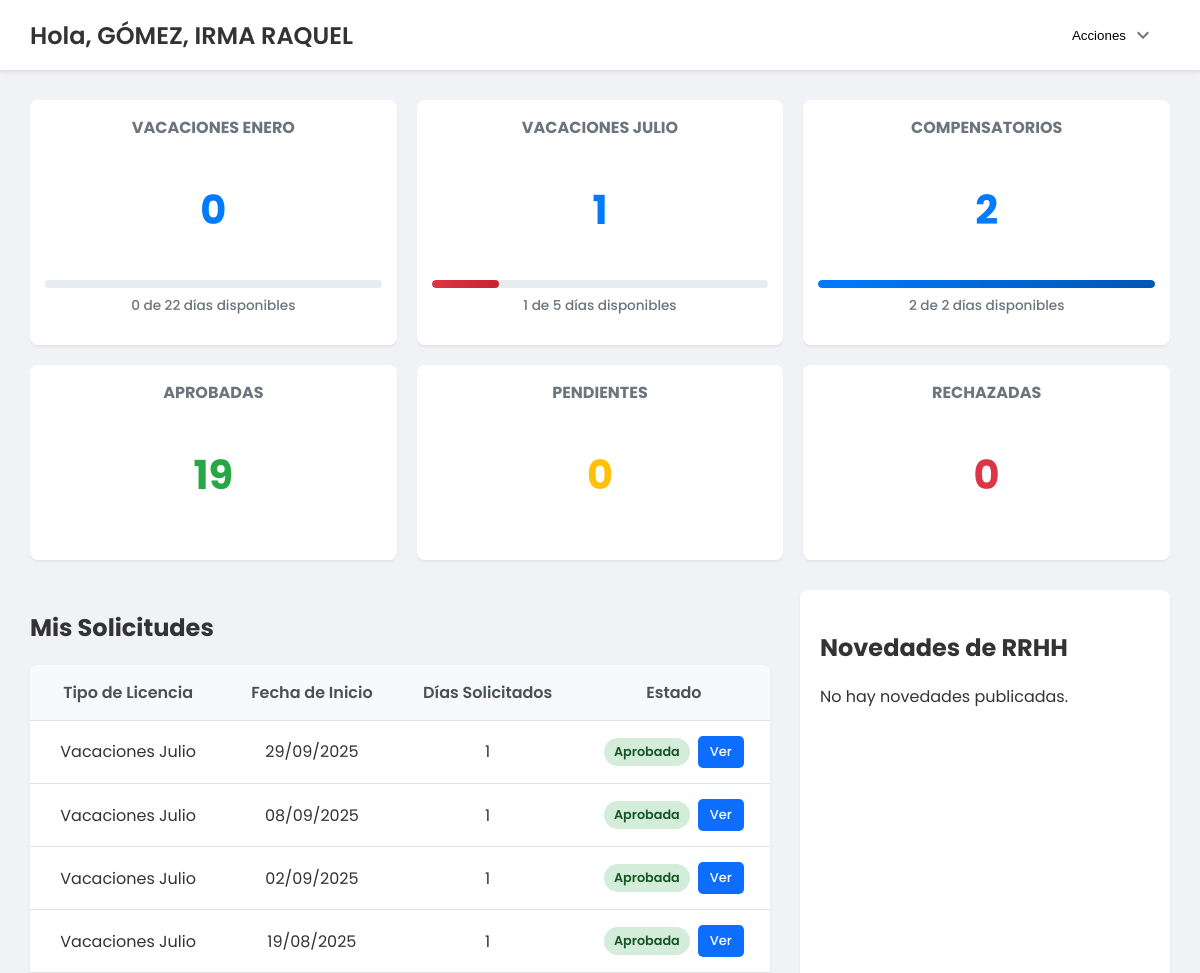
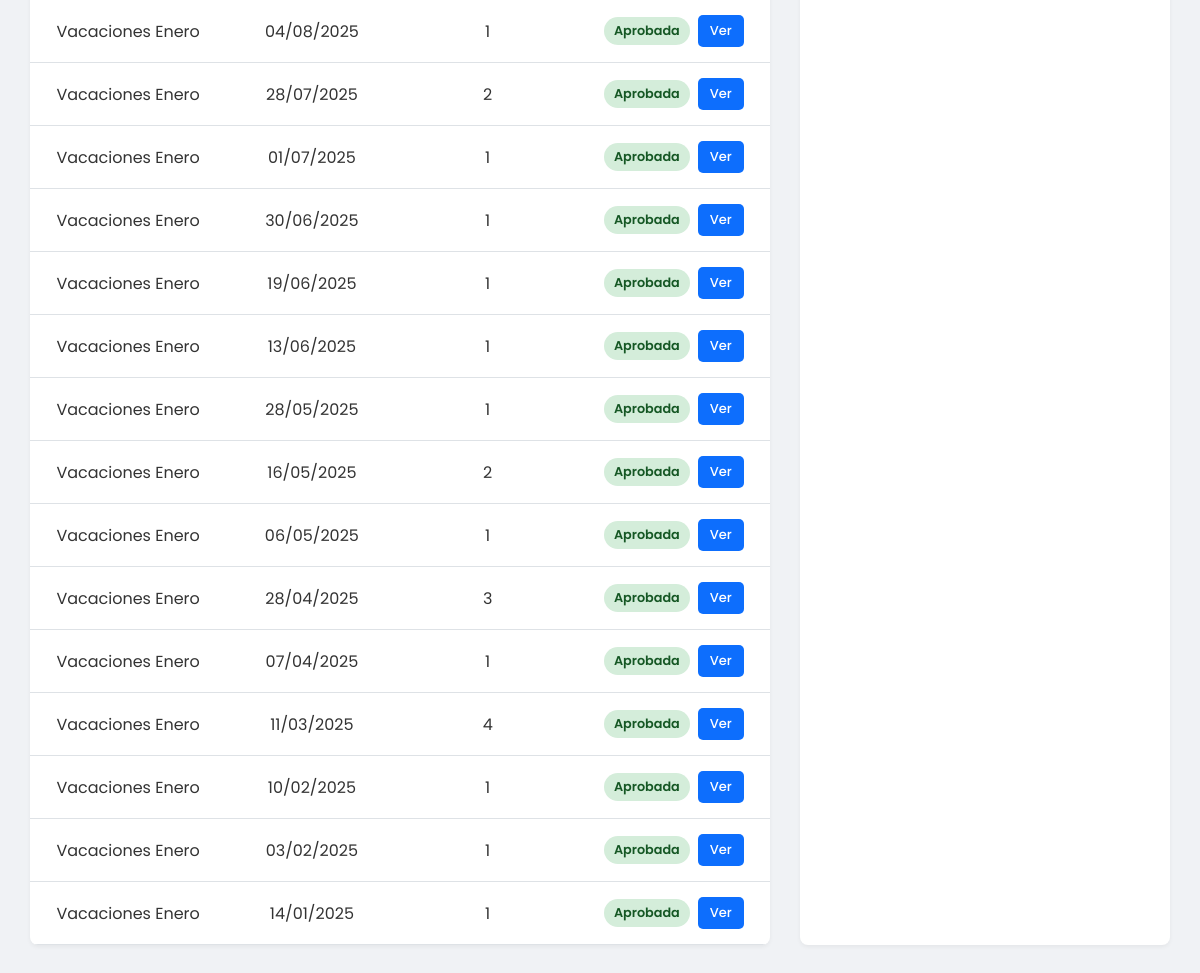
Screenshot of /dashboard (signed in) with the database file from the repository (2 pictures, top to bottom).
### app.py (models this page shows, shortened)
class Agente(db.Model):
    id = db.Column(db.Integer, primary_key=True)
    usuario = db.Column(db.String(80), unique=True, nullable=False)
    clave_hash = db.Column(db.String(120), nullable=False)
    nombre_completo = db.Column(db.String(200), nullable=False)
    es_admin = db.Column(db.Boolean, default=False, nullable=False)
    esta_activo = db.Column(db.Boolean, default=True, nullable=False)
    dias_enero = db.Column(db.Integer, default=22)
    dias_julio = db.Column(db.Integer, default=5)
    dias_compensatorios_usados = db.Column(db.Integer, default=0)
    dias_compensatorios_inicial = db.Column(db.Integer, default=0)
    solicitudes = db.relationship('Solicitud', backref='agente', lazy=True, cascade="all, delete-orphan")
    @property
    def dias_compensatorios_restantes(self):
        return self.dias_compensatorios_inicial - self.dias_compensatorios_usados

class Solicitud(db.Model):
    id = db.Column(db.Integer, primary_key=True)
    tipo_licencia = db.Column(db.String(50), nullable=False)
    fecha_inicio = db.Column(db.Date, nullable=False)
    dias_solicitados = db.Column(db.Integer, nullable=False)
    estado = db.Column(db.String(20), nullable=False, default='Pendiente')
    comentario_agente = db.Column(db.Text, nullable=True)
    id_agente = db.Column(db.Integer, db.ForeignKey('agente.id', ondelete='CASCADE'), nullable=False)
    comentario_admin = db.Column(db.Text, nullable=True)

### app.py (the view)
@app.route('/dashboard')
def dashboard():
    if 'id_agente' not in session:
        flash('Por favor, inicia sesión para acceder a esta página.', 'warning')
        return redirect(url_for('login'))
    id_del_agente = session['id_agente']
    agente_actual = Agente.query.get(id_del_agente)
    if not agente_actual:
        return redirect(url_for('logout'))
    lista_solicitudes = Solicitud.query.filter_by(id_agente=id_del_agente).order_by(Solicitud.fecha_inicio.desc()).all()
    conteos = {
        'aprobadas': sum(1 for sol in lista_solicitudes if sol.estado == 'Aprobada'),
        'pendientes': sum(1 for sol in lista_solicitudes if sol.estado == 'Pendiente'),
        'rechazadas': sum(1 for sol in lista_solicitudes if sol.estado == 'Rechazada')
    }
    lista_novedades = Novedad.query.order_by(Novedad.fecha_publicacion.desc()).all()
    return render_template('dashboard.html',
                            agente=agente_actual,
                            solicitudes=lista_solicitudes,
                            conteos=conteos,
                            novedades=lista_novedades)

### templates/dashboard.html (shortened to what this page needs)
{% extends "base.html" %}
{% block content %}
    <header>
        <h1>Hola, {{ agente.nombre_completo }}</h1>
        <div>
            <div class="dropdown-container">
                <button id="userMenuBtn" class="header-btn user-menu-btn">
                    <span>Acciones</span>
                    <svg class="chevron-icon" style="transform: rotate(0deg);" xmlns="http://www.w3.org/2000/svg" viewBox="0 0 24 24" fill="currentColor"><path d="M7.41 8.59L12 13.17l4.59-4.58L18 10l-6 6-6-6 1.41-1.41z"/></svg>
                </button>
            </div>
        </div>
    </header>
    <main class="main-content">
<div class="summary-panels">
    <div class="panel">
        <h3>VACACIONES ENERO</h3>
        <p class="count">{{ agente.dias_enero }}</p>
        {% set total_enero = 22 %}
        {% set porcentaje_enero = (agente.dias_enero / total_enero * 100)|int %}
        <div class="progress-container">
        </div>
        <p class="progress-label">{{ agente.dias_enero }} de {{ total_enero }} días disponibles</p>
    </div>
    <div class="panel">
        <h3>VACACIONES JULIO</h3>
        <p class="count">{{ agente.dias_julio }}</p>
        {% set total_julio = 5 %}
        {% set porcentaje_julio = (agente.dias_julio / total_julio * 100)|int %}
        <div class="progress-container">
            <div class="progress-bar
                {% if porcentaje_julio < 25 %}danger
                {% elif porcentaje_julio < 50 %}warning
                {% else %}success
                {% endif %}"
                style="--progress: {{ [porcentaje_julio, 100]|min }}%;">
            </div>
        </div>
        <p class="progress-label">{{ agente.dias_julio }} de {{ total_julio }} días disponibles</p>
    </div>
<div class="panel">
        <h3>COMPENSATORIOS</h3>
        <p class="count">{{ agente.dias_compensatorios_restantes }}</p>
        {% set total_comp = agente.dias_compensatorios_inicial %}
        {% if total_comp > 0 %}
            {% set porcentaje_comp = (agente.dias_compensatorios_restantes / total_comp * 100)|int %}
        {% else %}
            {% set porcentaje_comp = 0 %}
        {% endif %}
        <div class="progress-container">
            <div class="progress-bar
                {% if porcentaje_comp < 25 %}danger
                {% elif porcentaje_comp < 50 %}warning
                {% else %}success
                {% endif %}"
                style="--progress: {{ [porcentaje_comp, 100]|min }}%;">
            </div>
        </div>
        <p class="progress-label">{{ agente.dias_compensatorios_restantes }} de {{ total_comp }} días disponibles</p>
    </div>
</div>
        <div class="summary-panels" style="margin-top: 20px;">
            <div class="panel approved"><h3>APROBADAS</h3><p class="count">{{ conteos.aprobadas }}</p></div>
            <div class="panel pending"><h3>PENDIENTES</h3><p class="count">{{ conteos.pendientes }}</p></div>
            <div class="panel rejected"><h3>RECHAZADAS</h3><p class="count">{{ conteos.rechazadas }}</p></div>
        </div>
        <div class="dashboard-layout">
            <div class="solicitudes-section">
                <h2>Mis Solicitudes</h2>
                <table class="requests-table">
                    <thead>
                        <tr>
                            <th>Tipo de Licencia</th>
                            <th>Fecha de Inicio</th>
                            <th>Días Solicitados</th>
                            <th>Estado</th>
                        </tr>
                    </thead>
                    <tbody>
                        {% for solicitud in solicitudes %}
                        <tr>
                            <td data-label="Tipo de Licencia">{{ solicitud.tipo_licencia }}</td>
                            <td data-label="Fecha de Inicio">{{ solicitud.fecha_inicio.strftime('%d/%m/%Y') }}</td>
                            <td data-label="Días Solicitados">{{ solicitud.dias_solicitados }}</td>
                            <td data-label="Estado" class="actions-cell">
                                {% if solicitud.estado == 'Aprobada' %}
                                    <span class="status-badge approved">Aprobada</span>
                                {% elif solicitud.estado == 'Pendiente' %}
                                    <span class="status-badge pending">Pendiente</span>
                                {% elif solicitud.estado == 'Rechazada' %}
                                    <span class="status-badge rejected">Rechazada</span>
                                {% endif %}
                                {% if solicitud.estado != 'Pendiente' %}
                                <button type="button" class="action-btn view view-agent-details-btn"
                                        data-tipo="{{ solicitud.tipo_licencia }}"
                                        data-fecha="{{ solicitud.fecha_inicio.strftime('%d/%m/%Y') }}"
                                        data-dias="{{ solicitud.dias_solicitados }}"
                                        data-estado="{{ solicitud.estado }}"
                                        data-comentario-agente="{{ solicitud.comentario_agente or 'Sin comentarios.' }}"
                                        data-comentario-admin="{{ solicitud.comentario_admin or 'Sin comentarios de RRHH.' }}">
                                    Ver
                                </button>
                                {% endif %}
                            </td>
                        </tr>
                        {% else %}
                        <tr>
                            <td colspan="4" style="text-align: center; padding: 20px;">No tienes solicitudes registradas.</td>
                        </tr>
                        {% endfor %}
                    </tbody>
                </table>
            </div>
            <div class="novedades-panel">
                <h2>Novedades de RRHH</h2>
                {% for novedad in novedades %}
                    <div class="novedad-item">
                        <h4>{{ novedad.titulo }}</h4>
                        <p>{{ novedad.mensaje | safe }}</p>
                    </div>
                {% else %}
                    <p>No hay novedades publicadas.</p>
                {% endfor %}
            </div>
        </div>
    </main>
{% endblock %}

### templates/base.html (shortened to what this page needs)
<!DOCTYPE html>
<html lang="es">
<head>
    <link rel="stylesheet" href="{{ url_for('static', filename='css/main.css') }}">
</head>
<body {% block body_class %}{% endblock %}>
    {% block content %}
    {% endblock %}
    </body>
</html>

### static/css/main.css (style rules this page uses)
body { font-family: 'Poppins', sans-serif; background-color: #f0f2f5; margin: 0; color: #333; }
header { background-color: #ffffff; padding: 15px 30px; box-shadow: 0 2px 4px rgba(0,0,0,0.1); display: flex; justify-content: space-between; align-items: center; }
header h1 { margin: 0; font-size: 1.5em; font-weight: 600; }
header div { display: flex; align-items: center; }
.header-btn { text-decoration: none; background-color: #ffffff; color: rgb(0, 0, 0); padding: 8px 15px; border-radius: 5px; font-weight: 500; transition: background-color 0.3s ease; margin-left: 15px; cursor: pointer; border: 1px solid #dee2e6; }
.main-content { padding: 30px; }
.summary-panels { display: grid; grid-template-columns: repeat(auto-fit, minmax(160px, 1fr)); gap: 20px; }
.panel { background-color: #fff; padding: 15px; border-radius: 8px; box-shadow: 0 2px 2px rgba(0,0,0,0.05); text-align: center; }
.panel h3 { margin-top: 0; color: #6c757d; font-size: 1em; }
.panel .count { font-size: 2.5em; font-weight: 700; color: #007bff; }
.panel.approved .count { color: #28a745; }
.panel.pending .count { color: #ffc107; }
.panel.rejected .count { color: #dc3545; }
.requests-table { width: 100%; border-collapse: collapse; margin-top: 20px; background-color: #fff; box-shadow: 0 2px 4px rgba(0,0,0,0.05); border-radius: 8px; overflow: hidden; }
.requests-table th, .requests-table td { padding: 15px; text-align: center; border-bottom: 1px solid #dee2e6; vertical-align: middle; }
.requests-table thead th { background-color: #f8f9fa; font-weight: 600; color: #495057; }
.status-badge { padding: 5px 10px; border-radius: 15px; font-size: 0.8em; font-weight: 600; }
.status-badge.approved { background-color: #d4edda; color: #155724; }
.chevron-icon { width: 24px; height: 24px; color: #6c757d; transition: transform 0.3s ease; transform: rotate(-90deg); }
.dashboard-layout { display: grid; grid-template-columns: 2fr 1fr; gap: 30px; margin-top: 30px; }
.novedades-panel { background-color: #fff; padding: 20px; border-radius: 8px; box-shadow: 0 2px 4px rgba(0,0,0,0.05); }
.dropdown-container { position: relative; display: inline-block; }
.user-menu-btn { display: flex; align-items: center; gap: 5px; border: none !important; }
.requests-table td.actions-cell { display: flex; justify-content: center; align-items: center; gap: 8px; }
.action-btn { padding: 6px 12px; font-size: 13px; color: white; font-family: 'Poppins', sans-serif; font-weight: 500; border: none; border-radius: 5px; cursor: pointer; transition: transform 0.1s ease, background-color 0.2s ease; white-space: nowrap; }
.action-btn.view { background-color: #0d6efd; }
.progress-container { margin-top: 15px; background-color: #e9ecef; border-radius: 10px; height: 8px; overflow: hidden; position: relative; }
.progress-bar { width: var(--progress, 0%); height: 100%; border-radius: 10px; transition: width 0.6s ease, background-color 0.3s ease; position: relative; overflow: hidden; }
.progress-bar.danger { background: linear-gradient(90deg, #dc3545, #c82333); }
.progress-bar.success { background: linear-gradient(90deg, #007bff, #0056b3); }
.progress-bar::after { content: ''; position: absolute; top: 0; left: -100%; width: 100%; height: 100%; background: linear-gradient( 90deg, transparent, rgba(255, 255, 255, 0.4), transparent ); animation: shine 3s infinite; }
.progress-label { margin-top: 8px; font-size: 0.85em; color: #6c757d; font-weight: 500; }

### rows the page displays
Agente: nombre_completo "GÓMEZ, IRMA RAQUEL", dias_enero "0", dias_julio "1", dias_compensatorios_restantes "2"
Solicitud: tipo_licencia "Vacaciones Julio", fecha_inicio "29/09/2025", dias_solicitados "1", estado "Aprobada"
Solicitud: tipo_licencia "Vacaciones Julio", fecha_inicio "08/09/2025", dias_solicitados "1", estado "Aprobada"
Solicitud: tipo_licencia "Vacaciones Julio", fecha_inicio "02/09/2025", dias_solicitados "1", estado "Aprobada"
Solicitud: tipo_licencia "Vacaciones Julio", fecha_inicio "19/08/2025", dias_solicitados "1", estado "Aprobada"
Solicitud: tipo_licencia "Vacaciones Enero", fecha_inicio "04/08/2025", dias_solicitados "1", estado "Aprobada"
Solicitud: tipo_licencia "Vacaciones Enero", fecha_inicio "28/07/2025", dias_solicitados "2", estado "Aprobada"
Solicitud: tipo_licencia "Vacaciones Enero", fecha_inicio "01/07/2025", dias_solicitados "1", estado "Aprobada"
Solicitud: tipo_licencia "Vacaciones Enero", fecha_inicio "30/06/2025", dias_solicitados "1", estado "Aprobada"
Solicitud: tipo_licencia "Vacaciones Enero", fecha_inicio "19/06/2025", dias_solicitados "1", estado "Aprobada"
Solicitud: tipo_licencia "Vacaciones Enero", fecha_inicio "13/06/2025", dias_solicitados "1", estado "Aprobada"
Solicitud: tipo_licencia "Vacaciones Enero", fecha_inicio "28/05/2025", dias_solicitados "1", estado "Aprobada"
Solicitud: tipo_licencia "Vacaciones Enero", fecha_inicio "16/05/2025", dias_solicitados "2", estado "Aprobada"
Solicitud: tipo_licencia "Vacaciones Enero", fecha_inicio "06/05/2025", dias_solicitados "1", estado "Aprobada"
Solicitud: tipo_licencia "Vacaciones Enero", fecha_inicio "28/04/2025", dias_solicitados "3", estado "Aprobada"
Solicitud: tipo_licencia "Vacaciones Enero", fecha_inicio "07/04/2025", dias_solicitados "1", estado "Aprobada"
Solicitud: tipo_licencia "Vacaciones Enero", fecha_inicio "11/03/2025", dias_solicitados "4", estado "Aprobada"
Solicitud: tipo_licencia "Vacaciones Enero", fecha_inicio "10/02/2025", dias_solicitados "1", estado "Aprobada"
Solicitud: tipo_licencia "Vacaciones Enero", fecha_inicio "03/02/2025", dias_solicitados "1", estado "Aprobada"
Solicitud: tipo_licencia "Vacaciones Enero", fecha_inicio "14/01/2025", dias_solicitados "1", estado "Aprobada"

### other values shown
{{ total_enero }} "22"
{{ total_julio }} "5"
{{ total_comp }} "2"
{{ conteos.aprobadas }} "19"
{{ conteos.pendientes }} "0"
{{ conteos.rechazadas }} "0"
